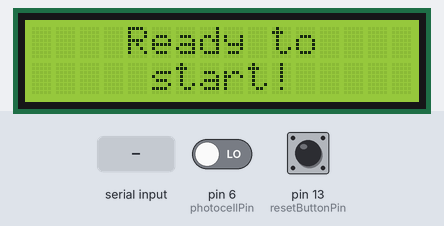
Bench run of a program on a simulated Arduino Leonardo, built with avr-gcc and run on an emulated ATmega32U4. On the bench: 16×2 character LCD. The test bench sets the inputs (shaded band); at power-on: pin 13 (resetButtonPin) LOW, pin 6 (photocellPin) LOW. What the program prints to the serial monitor is not drawn.

Above: at 8.2 s.
8.3 s: "s" received over the second serial link
At 8.8 s:
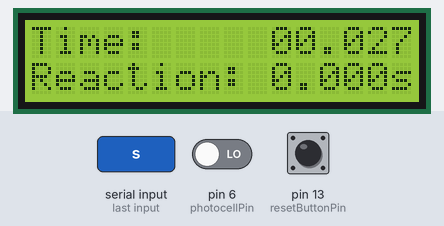
9.8 s: pin 13 (resetButtonPin) pulled HIGH for 0.15 s
At 10.7 s:
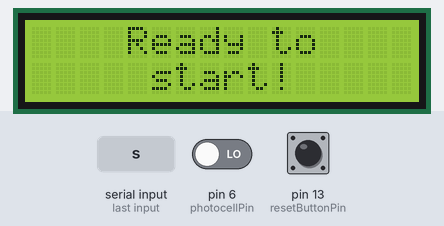
11.4 s: "f" received over the second serial link
At 11.8 s:
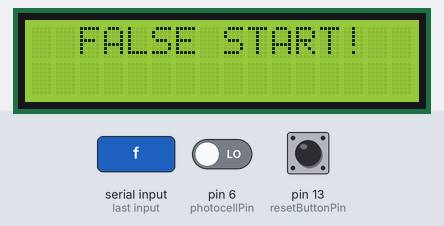
12.9 s: pin 13 (resetButtonPin) pulled HIGH for 1 s
At 14.3 s:
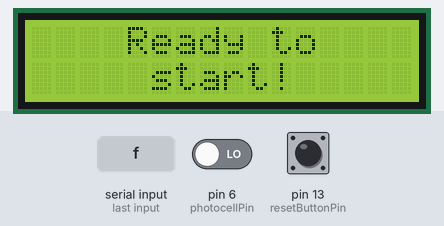
15.4 s: "t" received over the second serial link
At 16.7 s:
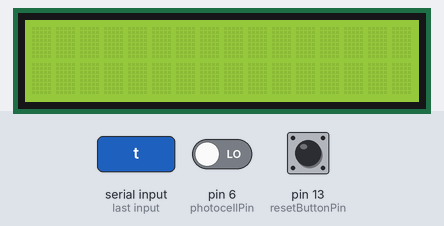
Timing chart, 0 to 17.9 s (numbered marks = the images above; inputs shaded):
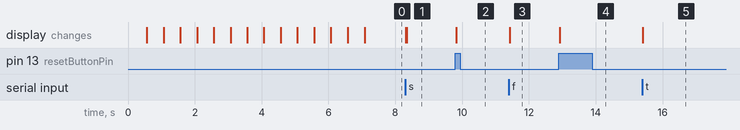

Measured:
- after the input at 8.3 s, the display: first changes at once (image 1 shows a later state)
- after the input at 9.8 s, the display: changes at once (image 2)
- after the input at 11.4 s, the display: changes at once (image 3)
- after the input at 12.9 s, the display: changes at once (image 4)
- after the input at 15.4 s, the display: changes at once (image 5)

The program:

main.cpp
```cpp
#include <Arduino.h> // required by PlatformIO

// Import libraries for LCD Display and SoftwareSerial for Bluetooth Module
// BLUETOOTH DEVICE HC-05 - PSW: 1234

#include <SoftwareSerial.h>
#include <LiquidCrystal.h>

#define BAUDRATE_SERIAL 2400
#define BAUDRATE_BLUETOOTH 9600
#define BAUDRATE_HC12 2400

// Variable declarations
SoftwareSerial bluetooth(5, 4); // RX Pin, TX Pin
LiquidCrystal lcd(7, 8, 9, 10, 11, 12);

const byte resetButtonPin = 13;
byte resetButtonStatus;
const byte photocellPin = 6;
byte photocellStatus;

bool athleteRunning = false;
bool finishLineReached = false;
bool acquisitionCompleted = false;
bool stayIdle = false;
bool erroneous_state = true;
bool waiting_state = true;

float initialTime = 0;
float totalTime = 0;
float reaction_time = 0;

int i = 0;
int mins = 0;
float secs = 0;

char received;
char received_reaction;

const int nTimes = 200;  // Memorize times for 0.2s with 1ms resolution
float times[nTimes] = { };
byte photocellValues[nTimes] = { };

int count;
byte k = 0;
int maxCount = 0;
int maxIdx = 0;
int idleDuration = 30*1000; // Wait 30 seconds
int t = 0;

// parameters to print to Serial (bluetooth phone application)
byte nIntDigits = 3;
byte nDecimalDigits = 3;


void serialFlush(){
  while(Serial.available() > 0) {
    char t = Serial.read();
  }
}


void printTime_lcd(float total_time, float reaction_time) {
  lcd.setCursor(0, 0);
  lcd.print("Time:");
  if(total_time<10) {
    lcd.setCursor(10, 0);
    lcd.print("0");
    lcd.setCursor(11, 0);
    lcd.print(totalTime, 3);
  }
  else if(total_time<60) {
    lcd.setCursor(10, 0);
    lcd.print(total_time, 3);
  }
  else {
    mins = (int)total_time/60;
    secs = total_time-mins*60;

    if(mins<10) {
      lcd.setCursor(7, 0);
      lcd.print("0");
      lcd.setCursor(8, 0);
      lcd.print(mins);
    }
    else {
      lcd.setCursor(7, 0);
      lcd.print(mins);
    }
    lcd.setCursor(9, 0);
    lcd.print(":");

    if(secs<10) {
      lcd.setCursor(10, 0);
      lcd.print("0");
      lcd.setCursor(11, 0);
      lcd.print(secs, 3);
    }
    else {
      lcd.setCursor(10, 0);
      lcd.print(secs, 3);
    }
  }
  lcd.setCursor(0, 1);
  lcd.print("Reaction:");
  lcd.setCursor(10, 1);
  lcd.print(reaction_time, 3);
  lcd.setCursor(15, 1);
  lcd.print("s");
}


void setup() {
  // Set up the LCD's number of columns and rows
  lcd.begin(16, 2);

  // Initialise Serial communication, Radio Module and Bluetooth Module
  Serial.begin(BAUDRATE_SERIAL);
  bluetooth.begin(BAUDRATE_BLUETOOTH);
  Serial1.begin(BAUDRATE_HC12); // On Arduino Leonardo Pins 1 and 0 are used as TX and RX -> USE THIS INSTEAD OF HC12

  // Declare starting block pin
  pinMode(photocellPin,INPUT);
  pinMode(resetButtonPin,INPUT);

  // serialFlush();

  // Print on LCD Display
  lcd.clear();
  lcd.setCursor(1, 0);
  lcd.print("- B&F Timing -");

  for(int j = 1; j < 15; j++) {
    lcd.setCursor(j, 1);
    lcd.print(".");
    delay(500);
  }
  lcd.clear();

  // Print to Serial (bluetooth phone application)
  char readyMessage[17] = "Ready to start!";
  Serial.println(readyMessage);
  bluetooth.println(readyMessage);

  // Print on LCD Display
  lcd.setCursor(4, 0);
  lcd.print("Ready to");
  lcd.setCursor(5, 1);
  lcd.print("start!");
}


void loop() {
  // Read block status to determine if the athlete is ready to start
  photocellStatus = digitalRead(photocellPin);
  resetButtonStatus = digitalRead(resetButtonPin);

  // Set flag for error checking
  erroneous_state = true;

  // Do nothing when no commands are received
  if(waiting_state == true)
    erroneous_state = false;

  // Receive start signal from master
  while(Serial1.available() && athleteRunning == false && stayIdle == false) {
    received = Serial1.read(); // Read data from Serial1 (antenna) to empty its buffer
    Serial.println(received); // debug
    lcd.clear();
    if(received == 's') {
      initialTime = millis();
      Serial.println("Started");
      bluetooth.println("Started");
      athleteRunning = true;
      waiting_state = false;

    }
    else if(received == 'f'){
      Serial.println("False Start");
      bluetooth.println("False Start");
      waiting_state = false;
    }
  }

  if(received == 's' && stayIdle == false) {
    while(Serial1.available()) {
      received_reaction = Serial1.read(); // Read data from Serial1 (antenna) to empty its buffer
      if(received_reaction == 't') {
        reaction_time = (millis() - initialTime)/1000;
      }
      Serial.println(reaction_time,3); // debug
      Serial1.end();
    }

    if(photocellStatus == HIGH && athleteRunning == true && finishLineReached == false) {
      totalTime = (millis() - initialTime)/1000;
      // Print time on LCD Display
      printTime_lcd(totalTime,reaction_time);

      erroneous_state = false;
    }

    if(photocellStatus == LOW && athleteRunning == true && finishLineReached == false) {
      finishLineReached = true;
      i = 0;

      erroneous_state = false;
    }

    if(finishLineReached == true && i < nTimes) {
      totalTime = (millis() - initialTime)/1000;
      times[i] = totalTime;
      photocellValues[i] = photocellStatus;
      // Serial.println(photocellValues[i]); // For debugging
      // Serial.println(times[i]); // For debugging
      i++;
      if(i == nTimes) {
        acquisitionCompleted = true;
      }

      erroneous_state = false;
    }

    if(acquisitionCompleted == true) {
      count = 0;
      k = 0;
      maxCount = 0;
      maxIdx = 0;

      for(int j = 1; j < nTimes; j++) {
        if(photocellValues[j] == LOW && photocellValues[j] == photocellValues[j-1]) {
          count++;
        }
        // Serial.println(count); // For debugging
        if(photocellValues[j] == LOW && photocellValues[j-1] == HIGH) {
          if(count > maxCount) {
            maxCount = count;
            maxIdx = j-count-1;
          }
          count = 0;
          k++;
        }
      }

      // Print time on LCD Display
      printTime_lcd(times[maxIdx],reaction_time);

      // Serial.println(times[maxIdx]); // For debugging
      // Serial.println(maxCount); // For debugging
      // Serial.println(maxIdx); // For debugging

      acquisitionCompleted = false;
      athleteRunning = false;
      finishLineReached = false;
      stayIdle = true;

      // Print to Serial (bluetooth phone application)
      char buff[18] = "Total time [s]: ";
      char floatBuff[10];
      dtostrf(times[maxIdx], nIntDigits, nDecimalDigits, floatBuff);
      strcat(buff, floatBuff);
      Serial.println(buff);
      bluetooth.println(buff);
      Serial.print("Reaction time [s]: ");
      Serial.println(reaction_time,3); // 3 decimal digits
      bluetooth.print("Reaction time [s]: ");
      bluetooth.println(reaction_time,3); // 3 decimal digits

      // Reset
      Serial1.begin(BAUDRATE_HC12);
      received = '\0';
      received_reaction = '\0';

      erroneous_state = false;
    }

    erroneous_state = false;
  }

  else if (received == 'f') {
    // Print FALSE START on LCD Display
    lcd.setCursor(2, 0);
    lcd.print("FALSE START!");
    stayIdle = true;
    received = '\0';

    erroneous_state = false;
  }

  if(stayIdle == true) {
    for(t = 0; t < idleDuration; t++) {  // Display result for idleDuration seconds, then set timer to 0
      resetButtonStatus = digitalRead(resetButtonPin);
      // Serial.println(resetButtonStatus); // debug
      delay(1);
      if (resetButtonStatus == HIGH)  // Stop waiting if the reset button is pressed
        break;
    }

    // Print waiting message on LCD Display
    lcd.clear();
    lcd.setCursor(4, 0);
    lcd.print("Ready to");
    lcd.setCursor(5, 1);
    lcd.print("start!");

    // Print to Serial (bluetooth phone application)
    char readyMessage[17] = "Ready to start!";
    Serial.println(readyMessage);
    bluetooth.println(readyMessage);

    stayIdle = false;
    waiting_state = true;

    // Dump any start command received during the IDLE status
    while(Serial1.available()) {
      Serial1.read();
    }

    erroneous_state = false;
  }

  // Check if execution lands in erroneous state
  if(erroneous_state == true) {
    while(true) {
      // Print ERROR message on LCD Display
      lcd.clear();
      lcd.setCursor(1, 0);
      lcd.print("Connection Lost");
      lcd.setCursor(2, 1);
      lcd.print("Press |Reset|");

      if (resetButtonStatus == HIGH) {  // Stop waiting if the reset button is pressed
        erroneous_state = false;
        break;
      }
    }
  }
}
```
